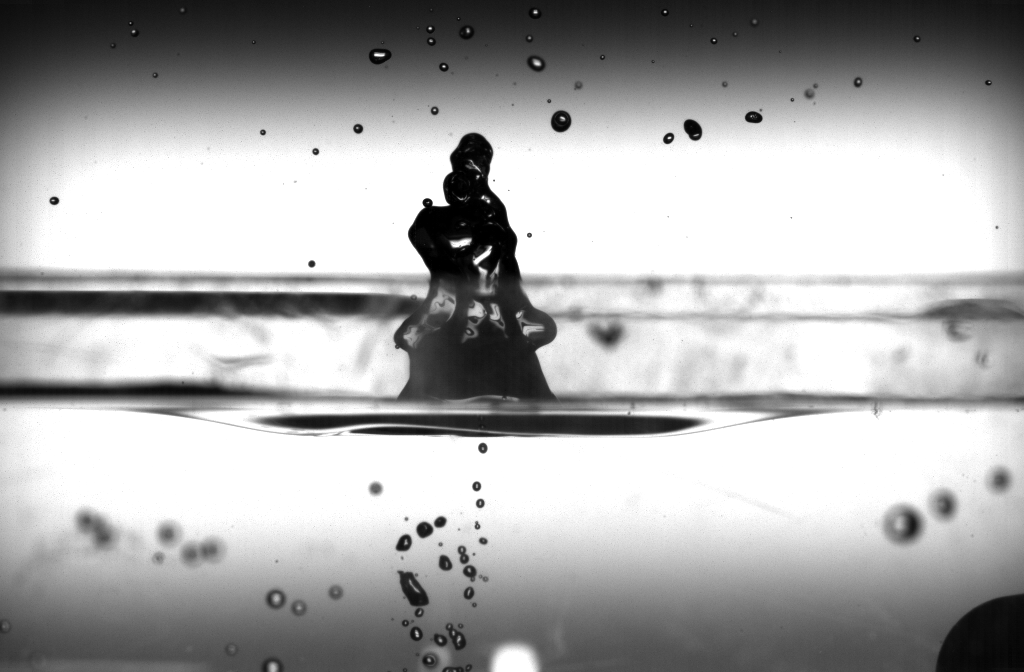
#> input picture images/screen_bulles.png, 1024 x 672 px, given in place of the camera
$ python object_movement.py
#> lines starting #> are read from the running program, lines starting #| are printed output that depends on the picture; after the words box and inside, x2 and y2 are one past the last pixel; in counts of white or black regions, pixels touching at a corner belong together
# USAGE
# python object_movement.py --video object_tracking_example.mp4
# python object_movement.py

# import the necessary packages
from collections import deque
from imutils.video import VideoStream
import numpy as np
import argparse
import cv2
import imutils
import time

# construct the argument parse and parse the arguments
ap = argparse.ArgumentParser()
ap.add_argument("-v", "--video",
	help="path to the (optional) video file")
ap.add_argument("-b", "--buffer", type=int, default=32,
	help="max buffer size")
args = vars(ap.parse_args())

# define the lower and upper boundaries of the "green"
# ball in the HSV color space
greenLower = (29, 86, 6)
greenUpper = (64, 255, 255)

blueLower = (248, 248, 255)
blueUpper = (0, 35, 102)

# initialize the list of tracked points, the frame counter,
# and the coordinate deltas
pts = deque(maxlen=args["buffer"])
counter = 0
(dX, dY) = (0, 0)
direction = ""

# if a video path was not supplied, grab the reference
# to the webcam
if not args.get("video", False):
	vs = VideoStream(src=0).start()

# otherwise, grab a reference to the video file
else:
	vs = cv2.VideoCapture(args["video"])

# allow the camera or video file to warm up
time.sleep(2.0)

# keep looping
while True:
	# grab the current frame
	frame = vs.read()
#> frame is the input picture: shape (672, 1024, 3); min 0, max 255, mean 171.2

	# handle the frame from VideoCapture or VideoStream
	frame = frame[1] if args.get("video", False) else frame

	# if we are viewing a video and we did not grab a frame,
	# then we have reached the end of the video
	if frame is None:
		break

	# resize the frame, blur it, and convert it to the HSV
	# color space
	frame = imutils.resize(frame, width=600)
#> frame: shape (393, 600, 3)
	blurred = cv2.GaussianBlur(frame, (11, 11), 0)
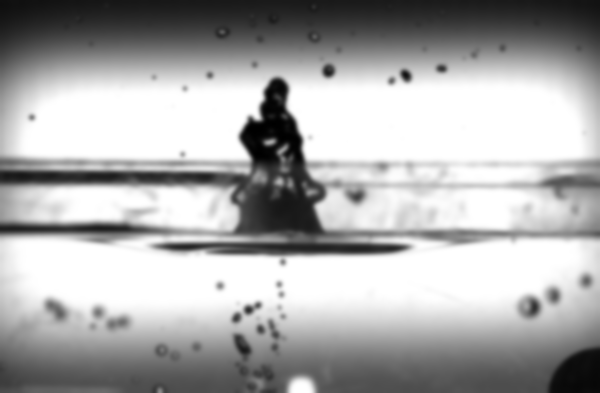
#> blurred: shape (393, 600, 3); min 0, max 255, mean 171.2
	hsv = cv2.cvtColor(blurred, cv2.COLOR_BGR2GRAY)

	# construct a mask for the color "green", then perform
	# a series of dilations and erosions to remove any small
	# blobs left in the mask
	mask = cv2.inRange(hsv, 0, 30)
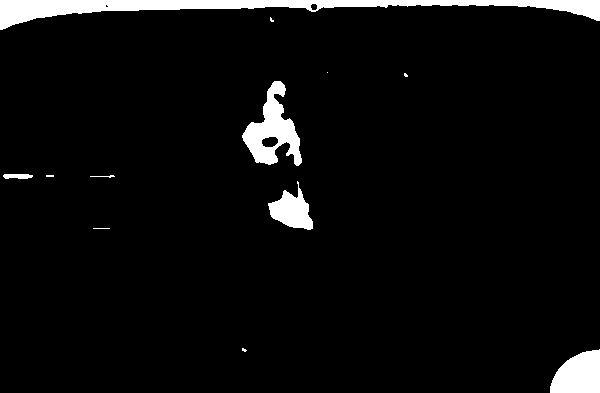
#> mask: shape (393, 600); 4.8% white; 12 white regions (6 under 20 px), largest, box (x1, y1, x2, y2) and area: (0, 0, 600, 30) 6002, (242, 81, 302, 166) 2358, (550, 349, 600, 393) 1687, (268, 181, 313, 230) 1155, (3, 174, 33, 179) 127, (90, 175, 115, 178) 31
	mask = cv2.erode(mask, None, iterations=2)
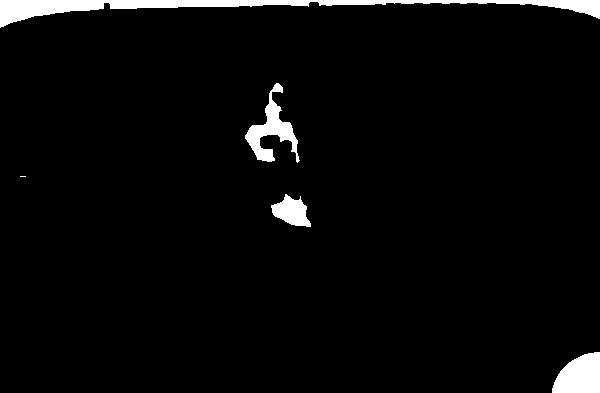
#> mask: shape (393, 600); 3.5% white; 5 white regions (1 under 20 px), largest, box (x1, y1, x2, y2) and area: (0, 0, 600, 28) 4590, (552, 352, 600, 393) 1504, (245, 83, 300, 163) 1479, (271, 194, 311, 227) 785
	mask = cv2.dilate(mask, None, iterations=2)
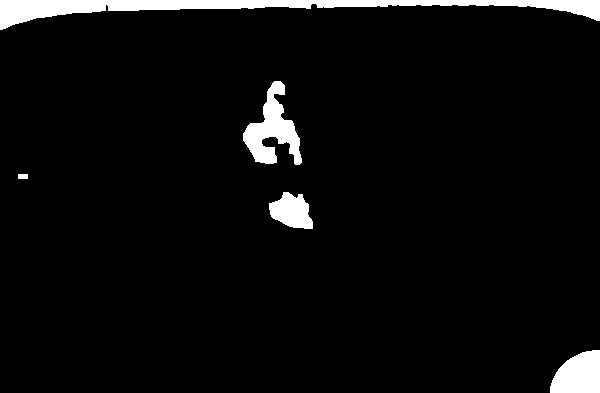
#> mask: shape (393, 600); 4.7% white; 5 white regions

	# find contours in the mask and initialize the current
	# (x, y) center of the ball
	cnts = cv2.findContours(mask.copy(), cv2.RETR_EXTERNAL,
		cv2.CHAIN_APPROX_SIMPLE)
#> cnts = 5 contours; box (x1, y1, x2, y2) and area: (0, 0, 600, 30) 5328, (243, 81, 302, 165) 2128, (550, 350, 600, 393) 1608, (269, 192, 313, 229) 1048, (18, 174, 28, 179) 36
	cnts = imutils.grab_contours(cnts)
	center = None

	# only proceed if at least one contour was found
	if len(cnts) > 0:
		# find the largest contour in the mask, then use
		# it to compute the minimum enclosing circle and
		# centroid
		c = max(cnts, key=cv2.contourArea)
#> c = contour of 141 points, box (x1, y1, x2, y2) (0, 0, 600, 30), area 5328
		((x, y), radius) = cv2.minEnclosingCircle(c)
#> x = 299.5; y = 14.5; radius = 299.9
		M = cv2.moments(c)
#> M = moments, m00 5328, centre m10/m00, m01/m00 = (249.9, 5.81)
		center = (int(M["m10"] / M["m00"]), int(M["m01"] / M["m00"]))
#> center = (249, 5)

		# only proceed if the radius meets a minimum size
		if radius > 10:
			# draw the circle and centroid on the frame,
			# then update the list of tracked points
			cv2.circle(frame, (int(x), int(y)), int(radius),
				(0, 255, 255), 2)
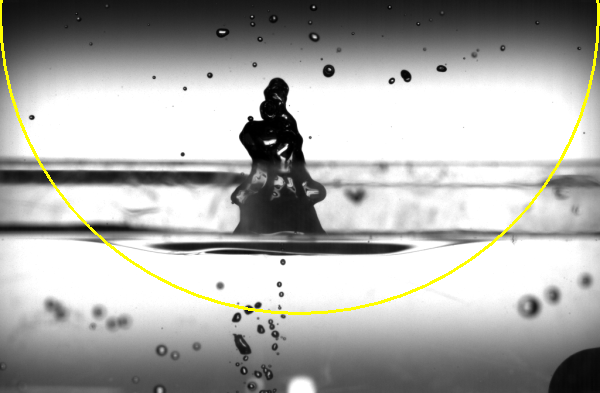
#> frame: shape (393, 600, 3); mean B, G, R 168.9, 171.9, 171.9
			cv2.circle(frame, center, 5, (0, 0, 255), -1)
#> frame: shape (393, 600, 3); 0.03% of pixels changed, all inside (x1, y1, x2, y2) = (244, 0, 255, 11)
			pts.appendleft(center)

	# loop over the set of tracked points
	for i in np.arange(1, len(pts)):
		# if either of the tracked points are None, ignore
		# them
		if pts[i - 1] is None or pts[i] is None:
			continue

		# check to see if enough points have been accumulated in
		# the buffer
		if counter >= 10 and i == 1 and pts[-10] is not None:
			# compute the difference between the x and y
			# coordinates and re-initialize the direction
			# text variables
			dX = pts[-10][0] - pts[i][0]
			dY = pts[-10][1] - pts[i][1]
			(dirX, dirY) = ("", "")

			# ensure there is significant movement in the
			# x-direction
			if np.abs(dX) > 20:
				dirX = "East" if np.sign(dX) == 1 else "West"

			# ensure there is significant movement in the
			# y-direction
			if np.abs(dY) > 20:
				dirY = "North" if np.sign(dY) == 1 else "South"

			# handle when both directions are non-empty
			if dirX != "" and dirY != "":
				direction = "{}-{}".format(dirY, dirX)

			# otherwise, only one direction is non-empty
			else:
				direction = dirX if dirX != "" else dirY

		# otherwise, compute the thickness of the line and
		# draw the connecting lines
		thickness = int(np.sqrt(args["buffer"] / float(i + 1)) * 2.5)
		cv2.line(frame, pts[i - 1], pts[i], (0, 0, 255), thickness)

	# show the movement deltas and the direction of movement on
	# the frame
	cv2.putText(frame, direction, (10, 30), cv2.FONT_HERSHEY_SIMPLEX,
		0.65, (0, 0, 255), 3)
	cv2.putText(frame, "dx: {}, dy: {}".format(dX, dY),
		(10, frame.shape[0] - 10), cv2.FONT_HERSHEY_SIMPLEX,
		0.35, (0, 0, 255), 1)
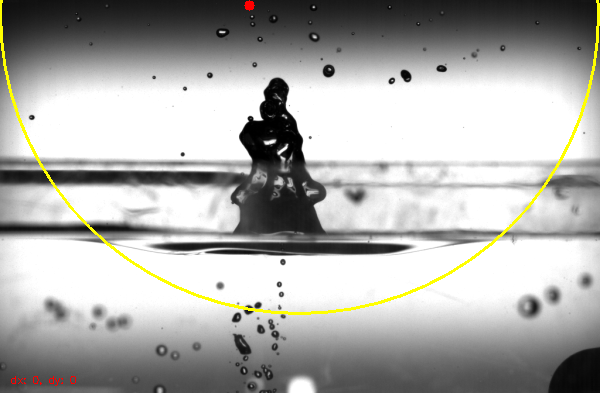
#> frame: shape (393, 600, 3); mean B, G, R 168.9, 171.9, 172.1

	# show the frame to our screen and increment the frame counter
	cv2.imshow("Frame", frame)
	key = cv2.waitKey(1) & 0xFF
#> (key q is pressed here)
	counter += 1

	# if the 'q' key is pressed, stop the loop
	if key == ord("q"):
		break

# if we are not using a video file, stop the camera video stream
if not args.get("video", False):
	vs.stop()

# otherwise, release the camera
else:
	vs.release()

# close all windows
cv2.destroyAllWindows()
